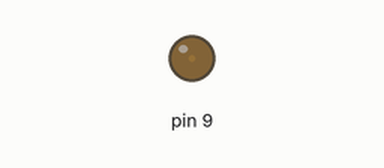
Simulated run of this sketch. Board: Arduino Uno, built with avr-gcc and run on an emulated ATmega328P. On the bench: output pins drawn as LEDs (lit = HIGH).

Above: at 0.05 s.
At 1.15 s:
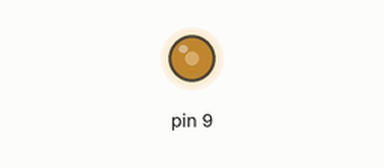
At 2.3 s:
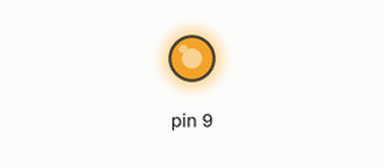
At 4.6 s:
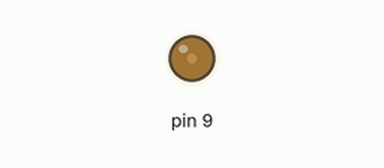
Timing chart, 0 to 6.7 s (numbered marks = the images above):
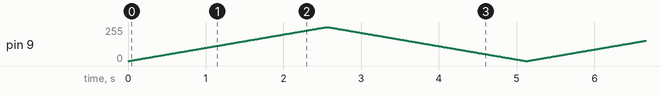

The sketch:

led_intensity.ino
```cpp
void setup() {
  // put your setup code here, to run once:
pinMode(9,OUTPUT);
}

void loop() {
  // put your main code here, to run repeatedly:
int i=0;
for(i=0;i<=255;i++)
{
  analogWrite(9,i);
  delay(10);
}
i=255;
for(i;i>=0;i--)
{
  analogWrite(9,i);
  delay(10);
}
}
```
